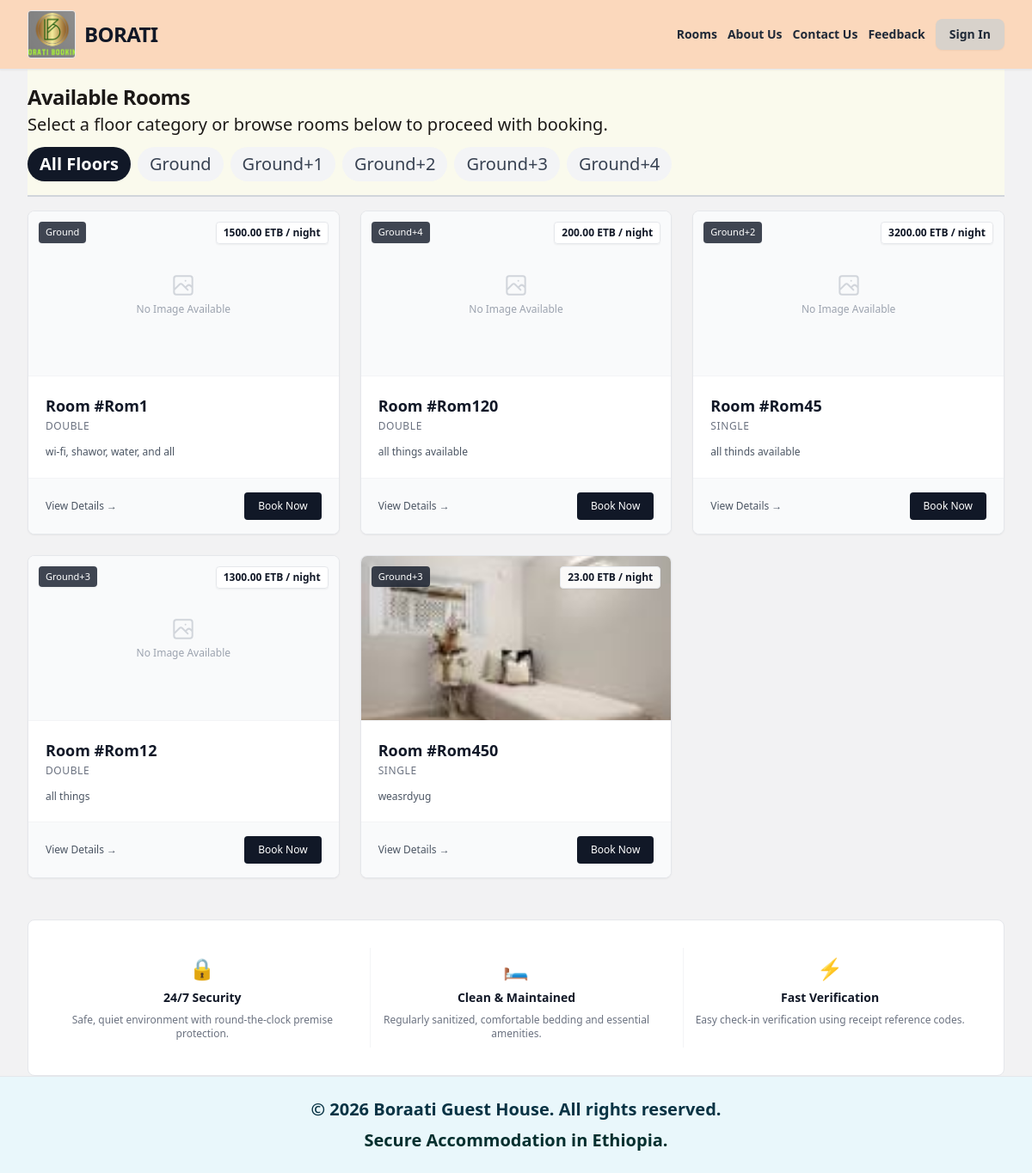
Before: / with the older database file.
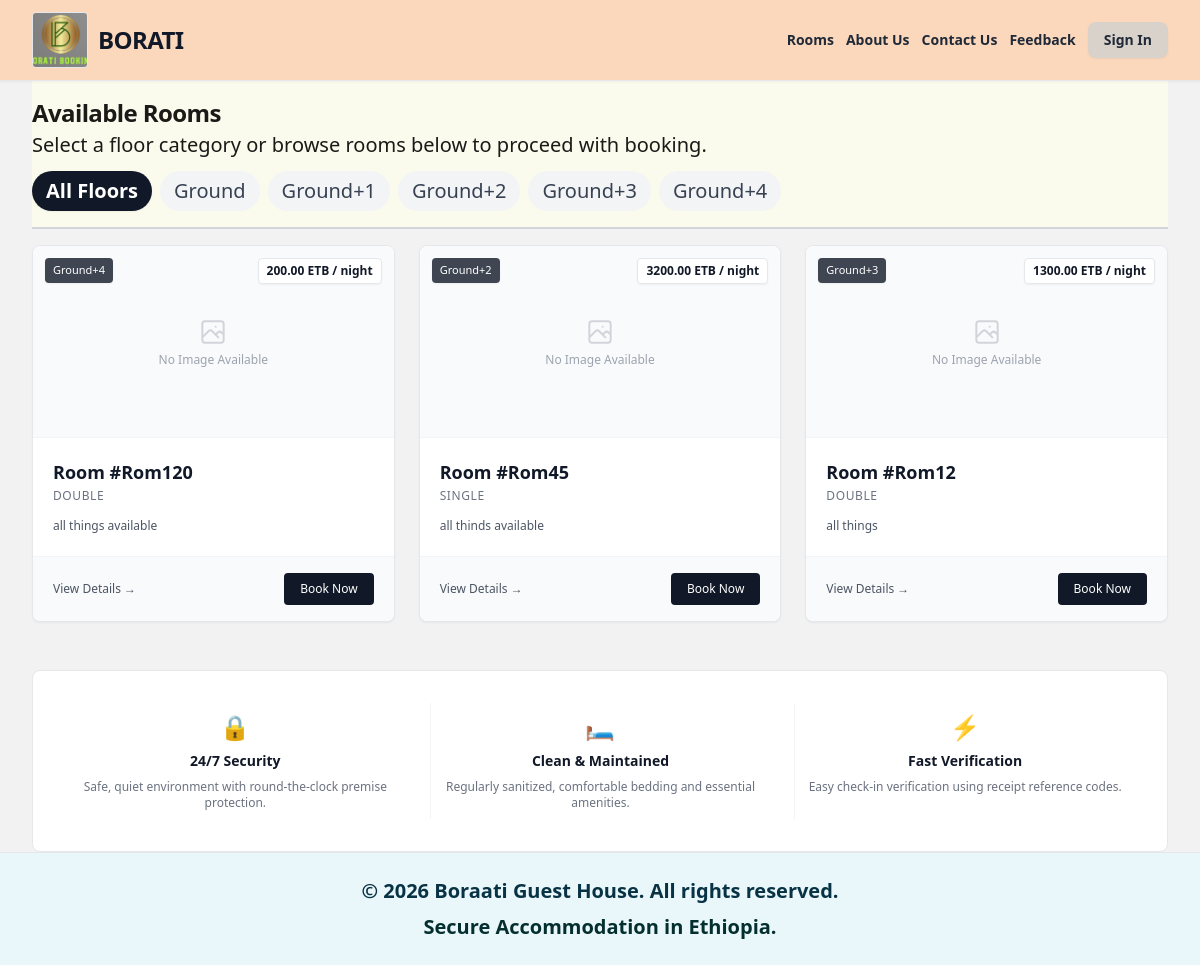
After: the same page with the newer database file.
### boratiapp/models.py (models this page shows, shortened)
class Floor(models.Model):
    building = models.ForeignKey(Building, on_delete=models.CASCADE, related_name='floors')
    floor_name = models.CharField(max_length=50, help_text="fkn: Ground Floor, Ground + 1, Ground + 2")
    description = models.TextField(blank=True, null=True)

class Room(models.Model):
    ROOM_TYPES = (
        ('single', 'Single Room'),
        ('double', 'Double Room'),
        ('vip', 'VIP / Master Suite'),
    )
    ROOM_STATUS = (
        ('available', 'Available'),
        ('booked', 'Booked (Qabatame)'),
        ('maintenance', 'Maintenance '),
    )
    floor = models.ForeignKey(Floor, on_delete=models.CASCADE, related_name='rooms')
    room_number = models.CharField(max_length=20, unique=True, help_text="fkn: Room 101, Room 102")
    room_type = models.CharField(max_length=20, choices=ROOM_TYPES, default='single')
    price_per_night = models.DecimalField(max_digits=10, decimal_places=2, help_text="Gatii guyyaa tokkoo")
    main_image = models.ImageField(upload_to='rooms/', blank=True, null=True)
    description = models.TextField(help_text="Ibsa bal'aa fkn: Wi-Fi, Bishaan ho'aa, TV...")
    image_url = models.URLField(max_length=500, blank=True, null=True, help_text="Linkii suuraa (fkn: https://example.com/room.jpg)")
    status = models.CharField(max_length=20, choices=ROOM_STATUS, default='available')

### boratiapp/views.py (the view)
# urls.py: path('', views.user_index, name='user_index'),
def user_index(request):
    floors = Floor.objects.prefetch_related('rooms').all()
    rooms = Room.objects.filter(status='available')
    context = {
        'floors': floors,
        'rooms': rooms,
    }
    return render(request, 'user_base_templates/index.html', context)

### boratiapp/templates/user_base_templates/index.html (shortened to what this page needs)
{% extends 'user_base_templates/base.html' %}
{% block content %}
<div class="space-y-12">
<section class="space-y-4">
    <div class="space-y-4">
           <div class="sticky top-16 z-30 py-4 bg-[#fafaed] border-b-2 border-gray-300 space-y-3">
           <div class="flex flex-col">
            <h2 class="text-2xl font-semibold text-stone-900  tracking-tight">Available Rooms</h2>
            <p class="text-xl text-stone-900 mt-0.5 ">Select a floor category or browse rooms below to proceed with booking.</p>
           </div>
          <div class="w-full flex items-center justify-start flex-wrap gap-2">
            <a href="?" class="px-3.5 py-1.5 rounded-full text-xl font-semibold transition {% if not request.GET.floor %}bg-gray-900 text-white shadow-sm{% else %}bg-gray-100 text-gray-700 hover:bg-gray-200{% endif %}">
                All Floors
            </a>
            {% for f in floors %}
                <a href="?floor={{ f.id }}" class="px-3.5 py-1.5 rounded-full text-xl font-medium transition {% if request.GET.floor == f.id|stringformat:'s' %}bg-gray-900 text-white shadow-sm{% else %}bg-gray-100 text-gray-700 hover:bg-gray-200{% endif %}">
                    {{ f.floor_name }}
                </a>
            {% endfor %}
        </div>
    </div>
<div class="grid grid-cols-1 md:grid-cols-2 lg:grid-cols-3 gap-6">
    {% if rooms %}
        {% for room in rooms %}
        <div class="bg-white border border-gray-200 rounded-lg overflow-hidden flex flex-col justify-between hover:border-gray-300 transition shadow-sm">
<div class="h-48 bg-gray-100 border-b border-gray-100 relative overflow-hidden">
    {% if room.main_image %}
        <img src="{{ room.main_image.url }}" alt="Room {{ room.room_number }}" class="w-full h-full object-cover">
    {% elif room.image %}
        <img src="{{ room.image.url }}" alt="Room {{ room.room_number }}" class="w-full h-full object-cover">
    {% elif room.image_url %}
        <img src="{{ room.image_url }}" alt="Room {{ room.room_number }}" class="w-full h-full object-cover">
    {% else %}
        <div class="w-full h-full flex flex-col items-center justify-center text-gray-400 bg-gray-50 text-xs">
            <span>No Image Available</span>
        </div>
    {% endif %}
    <span class="absolute top-3 right-3 px-2 py-1 bg-white/90 backdrop-blur border border-gray-200 rounded text-xs font-semibold text-gray-900 shadow-sm">
        {{ room.price_per_night }} ETB / night
    </span>
    {% if room.floor %}
        <span class="absolute top-3 left-3 px-2 py-1 bg-gray-900/80 backdrop-blur rounded text-[11px] font-medium text-white shadow-sm">
            {{ room.floor.floor_name }}
        </span>
    {% endif %}
</div>
                <div class="p-5 flex-grow space-y-3">
                    <div>
                        <h3 class="text-lg font-semibold text-gray-900">Room #{{ room.room_number }}</h3>
                        <p class="text-xs text-gray-500 uppercase tracking-wider mt-0.5">{{ room.room_type }}</p>
                    </div>
                    <p class="text-xs text-gray-600 line-clamp-2 leading-relaxed">
                        {{ room.description|default:"Clean, spacious, and fully furnished room for a relaxing stay." }}
                    </p>
                </div>
                <div class="px-5 py-4 bg-gray-50 border-t border-gray-100 flex items-center justify-between">
                    <a href="{% url 'room_detail' room.id %}" class="text-xs font-medium text-gray-600 hover:text-gray-900 transition">
                        View Details →
                    </a>
                    <a href="{% url 'checkout' room.id %}" class="px-4 py-2 bg-gray-900 text-white rounded text-xs font-medium hover:bg-gray-800 transition">
                        Book Now
                    </a>
                </div>
            </div>
        {% endfor %}
    {% else %}
        <div class="col-span-full bg-white border border-dashed border-gray-200 rounded-lg p-12 text-center text-sm text-gray-400">
            No rooms are currently available under this floor category. Please check another floor or check back later.
        </div>
    {% endif %}
      </div>
    </section>
    <section class="bg-white border border-gray-200 rounded-lg p-8 grid grid-cols-1 md:grid-cols-3 gap-6 text-center">
        <div class="space-y-2 p-2">
            <span class="text-2xl block">🔒</span>
            <h3 class="text-sm font-semibold text-gray-900">24/7 Security</h3>
            <p class="text-xs text-gray-500">Safe, quiet environment with round-the-clock premise protection.</p>
        </div>
        <div class="space-y-2 p-2 border-t md:border-t-0 md:border-l border-gray-100 pt-6 md:pt-2">
            <span class="text-2xl block">🛏️</span>
            <h3 class="text-sm font-semibold text-gray-900">Clean & Maintained</h3>
            <p class="text-xs text-gray-500">Regularly sanitized, comfortable bedding and essential amenities.</p>
        </div>
        <div class="space-y-2 p-2 border-t md:border-t-0 md:border-l border-gray-100 pt-6 md:pt-2">
            <span class="text-2xl block">⚡</span>
            <h3 class="text-sm font-semibold text-gray-900">Fast Verification</h3>
            <p class="text-xs text-gray-500">Easy check-in verification using receipt reference codes.</p>
        </div>
    </section>
</div>
{% endblock %}

### boratiapp/templates/user_base_templates/base.html (shortened to what this page needs)
<!DOCTYPE html>
<html lang="en">
<head>
    <script src="https://cdn.tailwindcss.com"></script>
    {% load static %}
    <link rel="stylesheet" href="{% static 'css/style.css' %}">
</head>
<body class="bg-[#F2F2F3] text-gray-800 antialiased min-h-screen flex flex-col">
    <header class="bg-[#FBD8BC] text-stone-900  font-semibold shadow-sm  border-b border-gray-200 sticky top-0 z-50 ">
        <div class="max-w-7xl mx-auto px-4 sm:px-6 lg:px-8 h-20 flex items-center justify-between">
            <div class="flex items-center space-x-3">
                <a href="{% url 'user_index' %}" class="flex items-center space-x-2.5 group">
                    {% load static %}
                    <img src="{% static 'images/sirelogo.jpg' %}" alt="Boraati Logo" class="w-14 h-14 rounded object-cover border border-gray-200">
                    <span class="text-2xl font-semibold tracking-tight text-gray-900">BORATI</span>
                </a>
            </div>
           <nav class="hidden md:flex items-center space-x-3 text-sm font-semibold text-gray-800 ml-auto">
             <a href="{% url 'user_index' %}" class="hover:text-gray-900 transition">
             Rooms
             </a>
             <a href="{% url 'about_page' %}" class="hover:text-gray-900 transition">
                   About Us
               </a>
              <a href="{% url 'contact_page' %}" class="hover:text-gray-900 transition">
               Contact Us
                 </a>
               <a href="{% url 'feedback_page' %}" class="hover:text-gray-900 transition">
             Feedback
               </a>
            {% if user.is_authenticated %}
                    <span class="text-sm text-gray-600"> {{ request.user.username }}</span>
                {% else %}
                    <a href="#" class="px-4 py-2 rounded-lg hover:-translate-y-0.5 transition duration-200 bg-[#d8d2cb] shadow-sm hover:shadow-md">Sign In</a>
                {% endif %}
           </nav>
        </div>
    </header>
    <main class="flex-grow max-w-7xl w-full mx-auto px-4 sm:px-6 lg:px-8">
        {% block content %}
        {% endblock %}
    </main>
    <footer class=" bg-[#E9F7FB] border-t border-gray-200 py-6 text-center text-xl shadow-sm  font-semibold text-cyan-950">
        <div class="max-w-7xl mx-auto px-4 sm:px-6 lg:px-8 space-y-2">
            <p>&copy; 2026 Boraati Guest House. All rights reserved.</p>
            <p class="text-teal-950">Secure Accommodation in Ethiopia.</p>
        </div>
    </footer>
</body>
</html>

Changed rows visible on the page:
removed Room: main_image "No Image Available", price_per_night "1500.00", floor.floor_name "Ground", room_number "Rom1", room_type "DOUBLE", description "wi-fi, shawor, water, and all"
no longer on this page (row edited): Room: main_image (picture), price_per_night "23.00", floor.floor_name "Ground+3", room_number "Rom450", room_type "SINGLE", description "weasrdyug"
